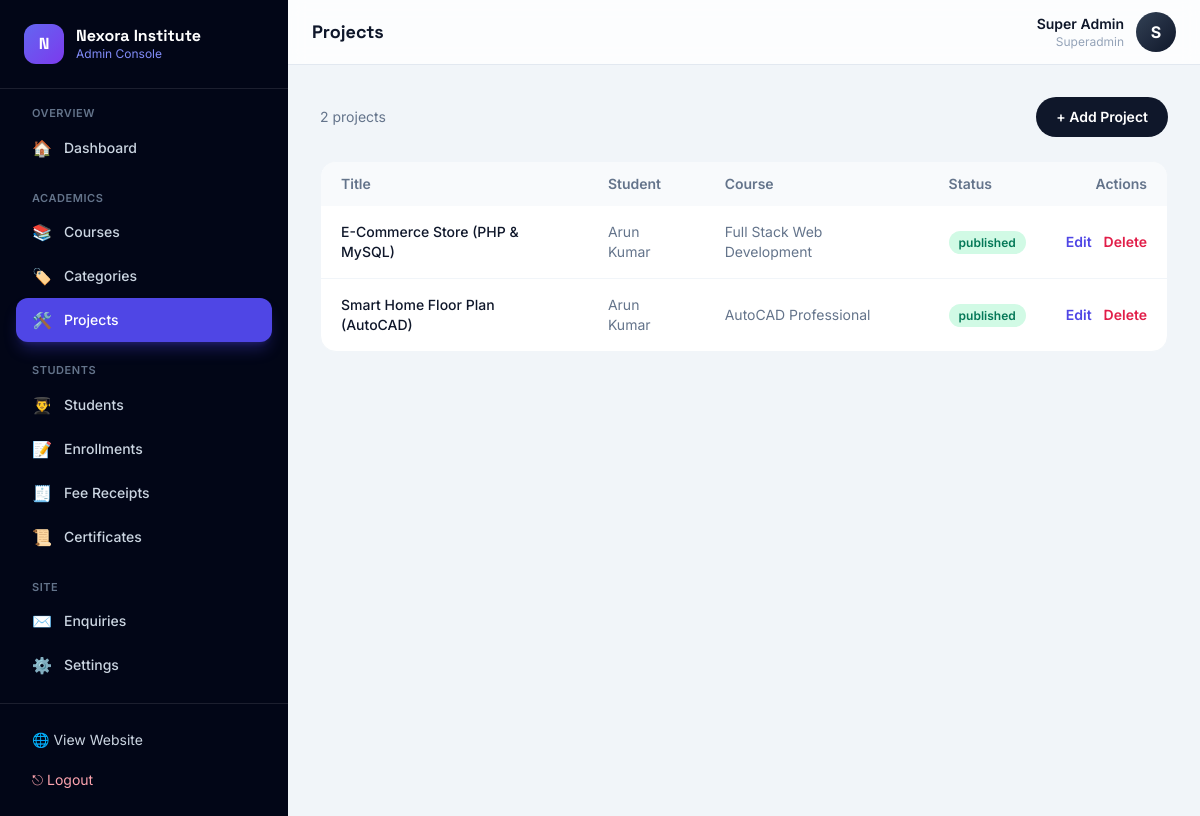
Screenshot of /admin/projects.php (signed in) with the database file from the repository.
### tables this page shows
CREATE TABLE projects (
  id          INT AUTO_INCREMENT PRIMARY KEY,
  title       VARCHAR(180) NOT NULL,
  student_id  INT NULL,
  course_id   INT NULL,
  description TEXT NULL,
  project_url VARCHAR(255) NULL,
  image       VARCHAR(255) NULL,
  status      ENUM('published','draft') DEFAULT 'published',
  created_at  TIMESTAMP DEFAULT CURRENT_TIMESTAMP,
  CONSTRAINT fk_proj_student FOREIGN KEY (student_id) REFERENCES students(id) ON DELETE SET NULL,
  CONSTRAINT fk_proj_course  FOREIGN KEY (course_id)  REFERENCES courses(id)  ON DELETE SET NULL
);

CREATE TABLE students (
  id            INT AUTO_INCREMENT PRIMARY KEY,
  student_code  VARCHAR(40) NOT NULL UNIQUE,
  name          VARCHAR(140) NOT NULL,
  email         VARCHAR(150) NOT NULL UNIQUE,
  phone         VARCHAR(20)  NULL,
  password_hash VARCHAR(255) NOT NULL,
  dob           DATE NULL,
  gender        ENUM('Male','Female','Other') NULL,
  address       VARCHAR(255) NULL,
  photo         VARCHAR(255) NULL,
   
  details_locked TINYINT(1) DEFAULT 0,
  status        ENUM('active','inactive') DEFAULT 'active',
  created_at    TIMESTAMP DEFAULT CURRENT_TIMESTAMP
);

CREATE TABLE courses (
  id              INT AUTO_INCREMENT PRIMARY KEY,
  title           VARCHAR(160) NOT NULL,
  slug            VARCHAR(180) NOT NULL UNIQUE,
  category_id     INT NULL,
  short_desc      VARCHAR(255) NULL,
  description     TEXT NULL,
  duration        VARCHAR(60)  DEFAULT '3 Months',
  level           ENUM('Beginner','Intermediate','Advanced') DEFAULT 'Beginner',
  price           DECIMAL(10,2) DEFAULT 0,
  discount_price  DECIMAL(10,2) NULL,
  software        VARCHAR(255) NULL,
  syllabus        TEXT NULL,
  image           VARCHAR(255) NULL,
  is_featured     TINYINT(1) DEFAULT 0,
  status          ENUM('active','draft') DEFAULT 'active',
  created_at      TIMESTAMP DEFAULT CURRENT_TIMESTAMP,
  CONSTRAINT fk_course_cat FOREIGN KEY (category_id) REFERENCES categories(id) ON DELETE SET NULL
);

### includes/functions.php (called while the page is built, shortened)
<?php
require_once __DIR__ . '/../config/database.php';
function e(?string $str): string
{
    return htmlspecialchars($str ?? '', ENT_QUOTES, 'UTF-8');
}
function url(string $path = ''): string
{
    return BASE_URL . '/' . ltrim($path, '/');
}
function settings(): array
{
    $cache = [];
    try {
        $rows = db()->query('SELECT skey, svalue FROM settings')->fetchAll();
        foreach ($rows as $r) {
            $cache[$r['skey']] = $r['svalue'];
        }
    } catch (Throwable $e) {
        $cache = [];
    }
    return $cache;
}
function setting(string $key, string $default = ''): string
{
    $s = settings();
    return $s[$key] ?? $default;
}
function admin_logged_in(): bool
{
    return !empty($_SESSION['admin_id']);
}
function current_admin(): ?array
{
    static $admin = null;
    if ($admin === null) {
        $stmt = db()->prepare('SELECT * FROM admins WHERE id = ?');
        $stmt->execute([$_SESSION['admin_id']]);
        $admin = $stmt->fetch() ?: null;
    }
    return $admin;
}

### config/database.php (called while the page is built, shortened)
<?php
function db(): PDO
{
    if (isset($GLOBALS['__app_pdo']) && $GLOBALS['__app_pdo'] instanceof PDO) {
        return $GLOBALS['__app_pdo'];
    }
    $dsn = sprintf('mysql:host=%s;dbname=%s;charset=%s', DB_HOST, DB_NAME, DB_CHARSET);
    $options = [
        PDO::ATTR_ERRMODE            => PDO::ERRMODE_EXCEPTION,
        PDO::ATTR_DEFAULT_FETCH_MODE => PDO::FETCH_ASSOC,
        PDO::ATTR_EMULATE_PREPARES   => false,
    ];
    return $GLOBALS['__app_pdo'];
}

### admin/projects.php (the view, shortened to what this page needs)
<?php
require_once __DIR__ . '/_layout.php';
$d = db();
    ?>
    <?php admin_layout_bottom(); exit;
$rows = $d->query("SELECT p.*, s.name AS student, c.title AS course FROM projects p LEFT JOIN students s ON s.id=p.student_id LEFT JOIN courses c ON c.id=p.course_id ORDER BY p.id DESC")->fetchAll();
admin_layout_top('projects', 'Projects');
?>
<div class="flex items-center justify-between mb-6"><p class="text-slate-500 text-sm"><?= count($rows) ?> projects</p><a href="<?= url('admin/projects.php?action=new') ?>" class="px-5 py-2.5 rounded-full bg-slate-900 text-white text-sm font-semibold hover:bg-brand-600 transition">+ Add Project</a></div>
<div class="rounded-2xl bg-white border border-slate-100 overflow-hidden">
  <div class="overflow-x-auto">
    <table class="w-full text-sm">
      <thead class="bg-slate-50 text-slate-500 text-left"><tr><th class="px-5 py-3 font-semibold">Title</th><th class="px-5 py-3 font-semibold">Student</th><th class="px-5 py-3 font-semibold">Course</th><th class="px-5 py-3 font-semibold">Status</th><th class="px-5 py-3 font-semibold text-right">Actions</th></tr></thead>
      <tbody class="divide-y divide-slate-100">
        <?php foreach ($rows as $r): ?>
          <tr class="hover:bg-slate-50">
            <td class="px-5 py-4 font-medium text-slate-900"><?= e($r['title']) ?></td>
            <td class="px-5 py-4 text-slate-500"><?= e($r['student'] ?: '—') ?></td>
            <td class="px-5 py-4 text-slate-500"><?= e($r['course'] ?: '—') ?></td>
            <td class="px-5 py-4"><span class="px-2.5 py-1 rounded-full text-xs font-semibold <?= $r['status']==='published'?'bg-emerald-100 text-emerald-700':'bg-slate-100 text-slate-500' ?>"><?= e($r['status']) ?></span></td>
            <td class="px-5 py-4 text-right whitespace-nowrap"><a href="<?= url('admin/projects.php?action=edit&id=' . $r['id']) ?>" class="text-brand-600 font-semibold">Edit</a><form method="post" class="inline" onsubmit="return confirm('Delete project?')"><?= csrf_field() ?><input type="hidden" name="do" value="delete"><input type="hidden" name="id" value="<?= $r['id'] ?>"><button class="ml-3 text-rose-600 font-semibold">Delete</button></form></td>
          </tr>
        <?php endforeach; ?>
      </tbody>
    </table>
  </div>
</div>
<?php admin_layout_bottom(); ?>

### admin/_layout.php (shortened to what this page needs)
<?php
require_once __DIR__ . '/../includes/functions.php';
$admin = current_admin();
function admin_layout_top(string $active, string $title): void
{
    global $admin;
    $groups = [
        'Overview' => [
            'dashboard' => ['Dashboard', '🏠', 'index.php'],
        ],
        'Academics' => [
            'courses'      => ['Courses',      '📚', 'courses.php'],
            'categories'   => ['Categories',   '🏷️', 'categories.php'],
            'projects'     => ['Projects',     '🛠️', 'projects.php'],
        ],
        'Students' => [
            'students'     => ['Students',     '👨‍🎓', 'students.php'],
            'enrollments'  => ['Enrollments',  '📝', 'enrollments.php'],
            'payments'     => ['Fee Receipts', '🧾', 'payments.php'],
            'certificates' => ['Certificates', '📜', 'certificates.php'],
        ],
        'Site' => [
            'contacts'     => ['Enquiries',    '✉️', 'contacts.php'],
            'settings'     => ['Settings',     '⚙️', 'settings.php'],
        ],
    ];
    ?>
<!DOCTYPE html><html lang="en" class="scroll-smooth"><head>
<script src="https://cdn.tailwindcss.com"></script>
<link rel="stylesheet" href="<?= url('assets/css/style.css') ?>">
</head><body class="font-sans bg-slate-100 text-slate-800 antialiased">
<div class="min-h-screen lg:flex">
  <aside id="sidebar" class="fixed lg:static inset-y-0 left-0 z-40 w-72 bg-slate-950 text-slate-300 transform -translate-x-full lg:translate-x-0 transition-transform duration-300 flex flex-col">
    <div class="p-6 flex items-center gap-3 border-b border-white/10">
      <span class="grid place-items-center w-10 h-10 rounded-xl bg-gradient-to-br from-brand-500 to-violet-600 text-white font-display font-bold">N</span>
      <div><p class="font-display font-bold text-white leading-tight"><?= e(setting('site_name')) ?></p><p class="text-xs text-brand-400">Admin Console</p></div>
    </div>
    <nav class="flex-1 p-4 space-y-5 overflow-y-auto">
      <?php foreach ($groups as $gname => $items): ?>
        <div>
          <p class="px-4 text-[11px] uppercase tracking-wider text-slate-500 font-semibold mb-1"><?= $gname ?></p>
          <?php foreach ($items as $key => $item): $is = $key === $active; ?>
            <a href="<?= url('admin/' . $item[2]) ?>" class="flex items-center gap-3 px-4 py-2.5 rounded-xl text-sm font-medium transition <?= $is ? 'bg-brand-600 text-white shadow-lg shadow-brand-600/30' : 'hover:bg-white/5 hover:text-white' ?>">
              <span class="text-base"><?= $item[1] ?></span><?= $item[0] ?>
            </a>
          <?php endforeach; ?>
        </div>
      <?php endforeach; ?>
    </nav>
    <div class="p-4 border-t border-white/10">
      <a href="<?= url('index.php') ?>" target="_blank" class="flex items-center gap-3 px-4 py-2.5 rounded-xl text-sm hover:bg-white/5 hover:text-white transition">🌐 View Website</a>
      <a href="<?= url('admin/logout.php') ?>" class="flex items-center gap-3 px-4 py-2.5 rounded-xl text-sm text-rose-300 hover:bg-rose-500/10 transition">⎋ Logout</a>
    </div>
  </aside>
  <div class="flex-1 min-w-0 flex flex-col">
    <header class="sticky top-0 z-20 bg-white/80 backdrop-blur border-b border-slate-200">
      <div class="px-4 sm:px-6 h-16 flex items-center justify-between">
        <div class="flex items-center gap-3">
          <h1 class="font-display font-bold text-lg text-slate-900"><?= e($title) ?></h1>
        </div>
        <div class="flex items-center gap-3">
          <div class="text-right hidden sm:block"><p class="text-sm font-semibold text-slate-900"><?= e($admin['name']) ?></p><p class="text-xs text-slate-400 capitalize"><?= e($admin['role']) ?></p></div>
          <span class="grid place-items-center w-10 h-10 rounded-full bg-gradient-to-br from-slate-700 to-slate-900 text-white font-bold"><?= e(strtoupper(substr($admin['name'],0,1))) ?></span>
        </div>
      </div>
    </header>
    <main class="flex-1 p-4 sm:p-6 lg:p-8">
    <?php
}
function admin_layout_bottom(): void
{
    ?>
    </main>
  </div>
</div>
</body></html>
    <?php
}

### assets/css/style.css (style rules this page uses)
:root { --brand: #4f46e5; --brand-light: #818cf8; }
html { -webkit-tap-highlight-color: transparent; }

### rows the page displays
projects: title "E-Commerce Store (PHP & MySQL)", student.name "Arun Kumar", course.title "Full Stack Web Development", status "published"
projects: title "Smart Home Floor Plan (AutoCAD)", student.name "Arun Kumar", course.title "AutoCAD Professional", status "published"

### other values shown
setting('site_name') "Nexora Institute"
$gname "OVERVIEW"
$item[1] "🏠"
$item[0] "Dashboard"
$gname "ACADEMICS"
$item[1] "📚"
$item[0] "Courses"
$item[1] "🏷️"
$item[0] "Categories"
$item[1] "🛠️"
$item[0] "Projects"
$gname "STUDENTS"
$item[1] "👨‍🎓"
$item[0] "Students"
$item[1] "📝"
